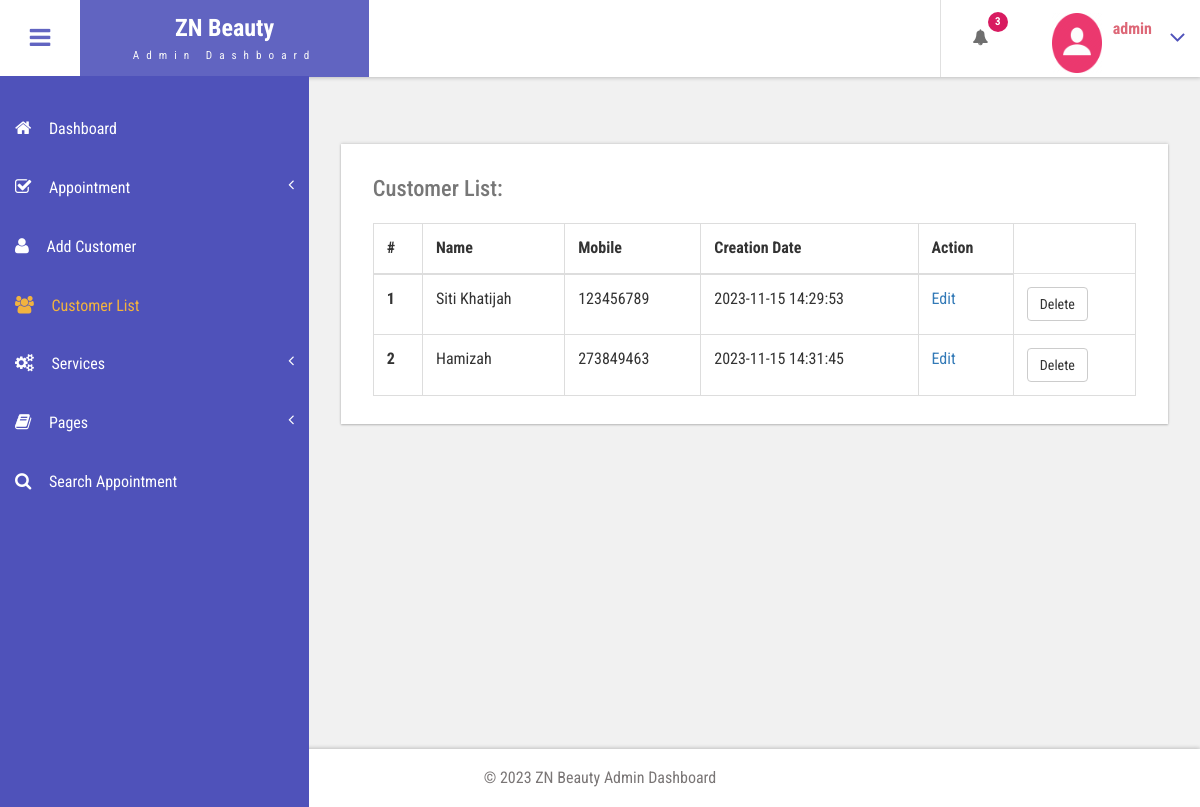
The page /beauty/admin/customer-list.php (signed in) on the database its author committed.
### tables this page shows
CREATE TABLE `tblcustomers` (
  `ID` int(10) NOT NULL,
  `Name` varchar(120) DEFAULT NULL,
  `Email` varchar(200) DEFAULT NULL,
  `MobileNumber` bigint(11) DEFAULT NULL,
  `Gender` enum('Female','Male','Transgender') DEFAULT NULL,
  `Details` mediumtext DEFAULT NULL,
  `CreationDate` timestamp NULL DEFAULT current_timestamp(),
  `UpdationDate` timestamp NULL DEFAULT NULL ON UPDATE current_timestamp()
);

### beauty/admin/customer-list.php (the view, shortened to what this page needs)
<?php
include('includes/dbconnection.php');
if (strlen($_SESSION['bpmsaid']==0)) {
  header('location:logout.php');
} else{
?>
<!DOCTYPE HTML>
<html>
<head>
<link href="css/bootstrap.css" rel='stylesheet' type='text/css' />
<link href="css/style.css" rel='stylesheet' type='text/css' />
<link href="css/font-awesome.css" rel="stylesheet">
<link href="css/animate.css" rel="stylesheet" type="text/css" media="all">
<link href="css/custom.css" rel="stylesheet">
</head>
<body class="cbp-spmenu-push">
	<div class="main-content">
		 <?php include_once('includes/sidebar.php');?>
		 <?php include_once('includes/header.php');?>
		<div id="page-wrapper">
			<div class="main-page">
				<div class="tables">
					<div class="table-responsive bs-example widget-shadow">
						<h4>Customer List:</h4>
						<table class="table table-bordered"> <thead> <tr> <th>#</th> <th>Name</th> <th>Mobile</th> <th>Creation Date</th><th>Action</th> </tr> </thead> <tbody>
<?php
$ret=mysqli_query($con,"select *from  tblcustomers");
$cnt=1;
while ($row=mysqli_fetch_array($ret)) {
?>
						 <tr> <th scope="row"><?php echo $cnt;?></th> <td><?php  echo $row['Name'];?></td> <td><?php  echo $row['MobileNumber'];?></td><td><?php  echo $row['CreationDate'];?></td> <td><a href="edit-customer-detailed.php?editid=<?php echo $row['ID'];?>">Edit</a>  <a href="add-customer-services.php?addid=<?php echo $row['ID'];?>"></a> </td>
						<td><a href="customer-list.php?id=<?php echo $row["ID"]; ?>" class="btn btn-default" onclick="return confirm('Are you sure to delete?');">Delete</a> </td>
						 </tr>   <?php
$cnt=$cnt+1;
}?></tbody> </table>
					</div>
				</div>
			</div>
		</div>
		 <?php include_once('includes/footer.php');?>
	</div>
</body>
</html>
<?php }  ?>

### beauty/admin/includes/header.php (shortened to what this page needs)
<div class="sticky-header header-section ">
      <div class="header-left">
        <button id="showLeftPush"><i class="fa fa-bars"></i></button>
        <div class="logo">
          <a href="index.html">
            <h1>ZN Beauty </h1>
            <span>Admin Dashboard</span>
          </a>
        </div>
      </div>
      <div class="header-right">
        <div class="profile_details_left">
          <ul class="nofitications-dropdown">
            <?php
$ret1=mysqli_query($con,"select ID,Name from  tblappointment where Status=''");
$num=mysqli_num_rows($ret1);
?>
            <li class="dropdown head-dpdn">
              <a href="#" class="dropdown-toggle" data-toggle="dropdown" aria-expanded="false"><i class="fa fa-bell"></i>
              <span class="badge blue"><?php echo $num;?></span></a>
            </li>
          </ul>
          <div class="clearfix"> </div>
        </div>
        <div class="profile_details">
        <?php
$adid=$_SESSION['bpmsaid'];
$ret=mysqli_query($con,"select AdminName from tbladmin where ID='$adid'");
$row=mysqli_fetch_array($ret);
$name=$row['AdminName'];
?>
          <ul>
            <li class="dropdown profile_details_drop">
              <a href="#" class="dropdown-toggle" data-toggle="dropdown" aria-expanded="false">
                <div class="profile_img">
                  <span class="prfil-img"><img src="images/111.png" alt="" width="50" height="60"> </span>
                  <div class="user-name">
                    <p><?php echo $name; ?></p>
                  </div>
                  <i class="fa fa-angle-down lnr"></i>
                  <div class="clearfix"></div>
                </div>
              </a>
            </li>
          </ul>
        </div>
      </div>
      <div class="clearfix"> </div>
    </div>

### beauty/admin/css/style.css (style rules this page uses)
h4, h5, h6, h1, h2, h3 { margin: 0; }
ul, ol { margin: 0; }
p { margin: 0; }
html, body { font-family: 'Roboto Condensed', sans-serif; font-size: 100%; overflow-x: hidden; background: #fff; }
body a { transition: 0.5s all ease; -webkit-transition: 0.5s all ease; -moz-transition: 0.5s all ease; -o-transition: 0.5s all ease; -ms-transition: 0.5s all ease; text-decoration:none; }
h1,h2,h3,h4,h5,h6 { margin:0; }
p { margin:0; }
ul,label { margin:0; padding:0; }
.main-content { position: relative; }
.sticky-header { position: fixed; top: 0; left:0px; width: 100%; z-index: 100; }
.header-section { background:#FFF; box-shadow: 1px 1px 4px rgba(0, 0, 0, 0.21); -webkit-box-shadow: 1px 1px 4px rgba(0, 0, 0, 0.21); -moz-box-shadow: 1px 1px 4px rgba(0, 0, 0, 0.21); -o-box-shadow: 1px 1px 4px rgba(0, 0, 0, 0.21); }
.header-section::after { clear: both; display: block; content: ''; }
.header-left { float: left; width: 45%; }
.header-right { float: right; }
button#showLeftPush { font-size: 1.5em; width: 80px; padding: 0.87em 0; text-align: center; cursor: pointer; float: left; color: #6F6F6F; -moz-transition: all 0.2s ease-out 0s; -webkit-transition: all 0.2s ease-out 0s; transition: all 0.2s ease-out 0s; border: none; background-color: #fff; outline:none; }
.cbp-spmenu-push { overflow-x: hidden; position: relative; }
.cbp-spmenu, .cbp-spmenu-push { -webkit-transition: all 0.3s ease; -moz-transition: all 0.3s ease; transition: all 0.3s ease; }
.cbp-spmenu-push div#page-wrapper { margin: 0 0 0 19.3em; transition:.5s all; -webkit-transition:.5s all; -moz-transition:.5s all; }
.fa { display: inline-block; font-family: FontAwesome; font-style: normal; font-weight: normal; line-height: 1; -webkit-font-smoothing: antialiased; -moz-osx-font-smoothing: grayscale; }
.logo { background: #6164C1; text-align: center; float: left; }
.logo a { padding: 0.9em 3.3em .7em; display: block; text-decoration: none; }
.logo a h1 { color: #fff; font-size: 1.5em; line-height: 1.2em; font-weight: 700; }
.logo a span { color: #F8F8F8; font-size: .7em; text-align: center; letter-spacing: 7px; }
.profile_details_left { float: left; }
li.dropdown.head-dpdn { display: inline-block; padding: 1.7em 0; border-left: 1px solid #E0E0E0; float: left; }
li.dropdown.head-dpdn a.dropdown-toggle { padding: 1.7em 2em; }
i.fa.fa-bell { color:#6F6F6F; }
.header-right span.badge { font-size: 11px; font-weight: bold; color: #FFF; background: #8BC34A; line-height: 15px; width: 20px; height: 20px; border-radius: 2em; -webkit-border-radius: 2em; -moz-border-radius: 2em; -o-border-radius: 2em; text-align: center; display: inline-block; position: absolute; top: 16%; padding: 2px 0 0; }
.header-right span.blue { background-color:#D81B60; }
.profile_details { float: right; }
.profile_details_drop a.dropdown-toggle { display:block; padding: 0.8em 3em 0 2em; }
.profile_img span.prfil-img { float:left; }
.user-name { float:left; margin-top:8px; margin-left:11px; height:35px; }
.profile_details ul li { list-style-type:none; position:relative; }
.profile_details li a i.fa.lnr { position: absolute; top: 34%; right: 8%; color: #4F52BA; font-size: 1.6em; }
.user-name p { font-size:1em; color:#DD6777; line-height:1em; font-weight:700; }
.widget-shadow { background-color: #fff; box-shadow: 0 -1px 3px rgba(0,0,0,.12),0 1px 2px rgba(0,0,0,.24); -webkit-box-shadow: 0 -1px 3px rgba(0,0,0,.12),0 1px 2px rgba(0,0,0,.24); -moz-box-shadow: 0 -1px 3px rgba(0,0,0,.12),0 1px 2px rgba(0,0,0,.24); }
.table > thead > tr > th, .table > tbody > tr > th, .table > tfoot > tr > th, .table > thead > tr > td, .table > tbody > tr > td, .table > tfoot > tr > td { border-top: none; }
.tables h4 { font-size: 1.4em; margin-bottom: 1em; color: #777777; }
.tables .panel-body ,.tables .bs-example { padding: 2em 2em 0.5em; }
.tables .table > thead > tr > th, .tables .table > tbody > tr > th, .tables .table > tfoot > tr > th, .tables .table > thead > tr > td, .tables .table > tbody > tr > td, .tables .table > tfoot > tr > td { padding: 13px; border-top: 1px solid #E0E0E0; }
.bs-example { margin-top: 2em; }

### beauty/admin/css/custom.css (style rules this page uses)
#page-wrapper { padding:7em 2em 2.5em; background-color: #F1F1F1; }

### rows shown on the page
tblcustomers: Name "Siti Khatijah", MobileNumber "123456789", CreationDate "2023-11-15 14:29:53"
tblcustomers: Name "Hamizah", MobileNumber "273849463", CreationDate "2023-11-15 14:31:45"

### other values the page prints
$num "3"
$name "admin"
